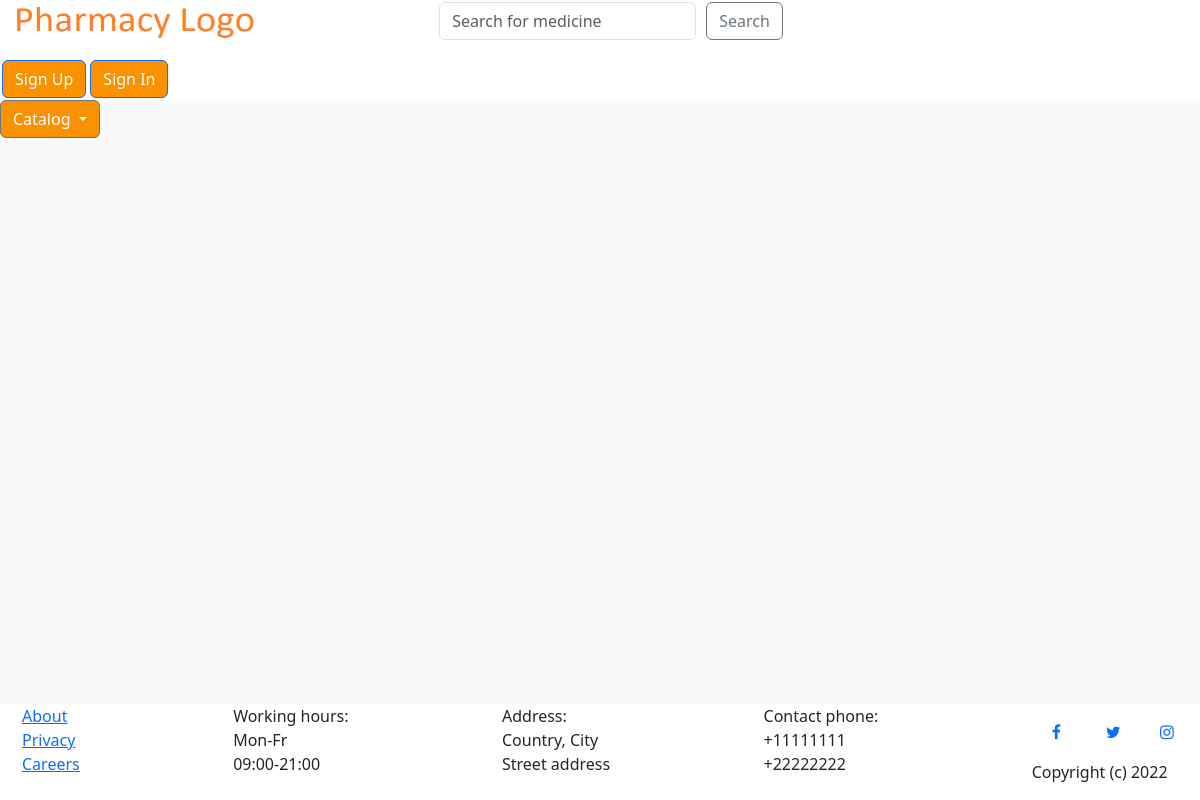
The app's page /shop/shop-eye-glasses, older data.
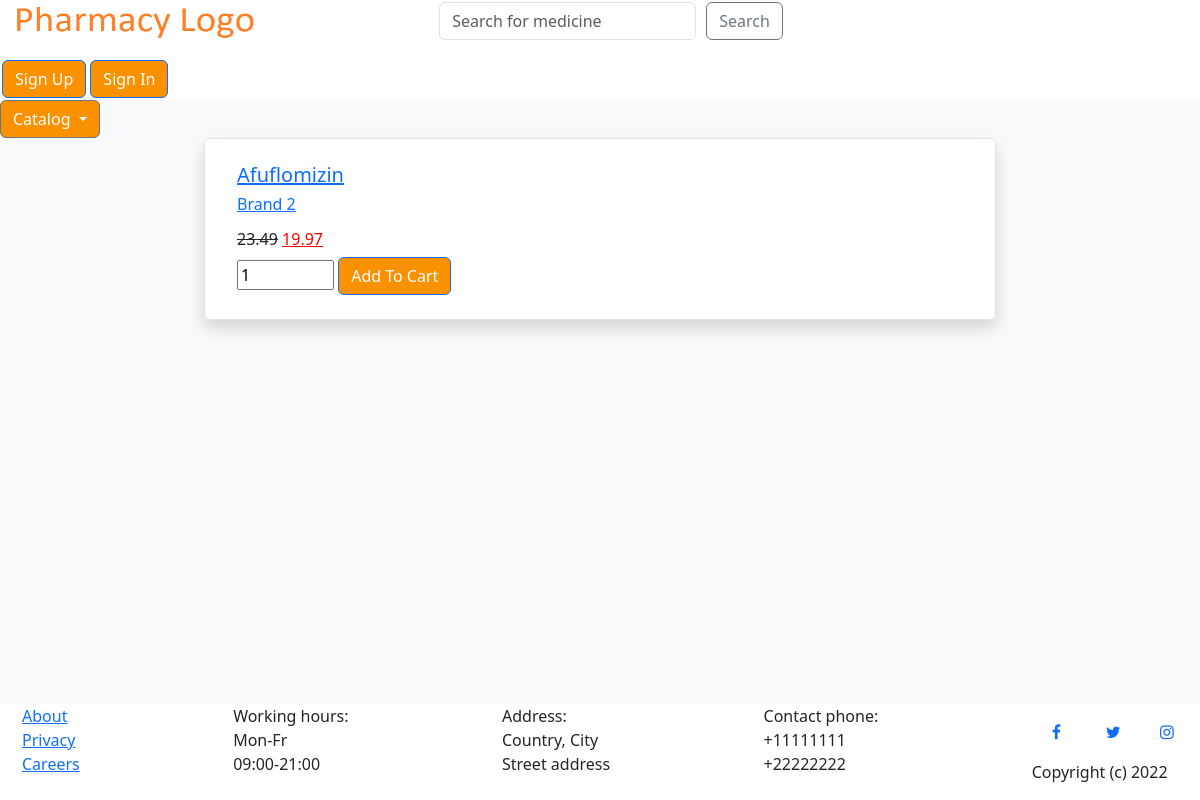
The same page, newer data.
### products/models.py (models this page shows, shortened)
class Product(models.Model):
    id = models.AutoField(primary_key=True)
    title = models.CharField(max_length=100)
    description = models.TextField()
    price = models.DecimalField(max_digits=6, decimal_places=2)
    discount_percent = models.IntegerField(default=0, validators=PERCENTAGE_VALIDATOR, blank=True)
    discounted_price = models.DecimalField(max_digits=6, decimal_places=2, blank=True)
    picture = models.ImageField(blank=True, upload_to=product_image_dir)
    number_in_stock = models.IntegerField(default=0)
    category = models.CharField(max_length=100, choices=product_categories, default='flu')
    brand = models.CharField(max_length=100, choices=brands, default='choose_brand')

### shop/views.py (the view)
# urls.py: path('shop-eye-glasses', ShopEyeGlassesView.as_view(), name='shop-eye-glasses'),
class ShopEyeGlassesView(ListView):
    model = Product
    template_name = 'shop/shop-eye-glasses.html'
    context_object_name = 'products'
    ordering = ['title']
    paginate_by = 2
    def get_queryset(self, **kwargs):
        query = super().get_queryset(**kwargs)
        return query.filter(category='eye_glasses')

### shop/templates/shop/shop-eye-glasses.html (shortened to what this page needs)
{% extends "shop/shop-home.html" %}
{% block title %}
<head>
</head>
{% endblock %}

### shop/templates/shop/shop-home.html (shortened to what this page needs)
{% extends "shop/shop-base.html" %}
{% block title %}
{% load static %}
{% endblock %}
{% block content %}
<body>
  {% for product in products %}
  <div class="row">
      <div class="col-lg-8 mx-auto">
          <ul class="list-group shadow">
              <li class="list-group-item">
                  <div class="media align-items-lg-center flex-column flex-lg-row p-3">
                      <div class="media-body order-2 order-lg-1">
                        <h5><a class="mr-2" href="{% url 'product-detail' product.id %}">{{product.title}}</a></h5>
                          {% if product.get_brand_display != '' %}
                            <h6><a class="mr-2" href="{% url 'shop-brand' product.brand %}">{{product.get_brand_display}}</a></h6>
                          {% else %}
                            <br>
                          {% endif %}
                          <div class="d-flex align-items-center justify-content-between mt-1">
                              <h6 class="font-weight-bold my-2">
                                {% if product.price > product.discounted_price %}
                                  <del>{{product.price}}</del>
                                  <ins style="color:red">{{product.discounted_price}}</ins>
                                {% else %}
                                    {{product.price}}
                                {% endif %}
                              </h6>
                          </div>
                      </div>
                      {% if product.number_in_stock == 0 %}
                        <p>Out of stock</p>
                      {% else %}
                        <input type="number" step="1" min="0" max="{{product.number_in_stock}}" value="1" name="medicine_qty" class="quantity-field" id="product{{product.id}}-quantity">
                        <button data-product={{product.id}} data-action="add" class="btn btn-outline-primary add-btn update-cart">Add To Cart</button>
                      {% endif %}
                  </div>
              </li>
          </ul>
      </div>
  </div>
  {% endfor %}
</body>
{% endblock %}

Row changes from the older to the newer data that the page shows:
added Product: title "Afuflomizin", brand "Brand 2", price "23.49", discounted_price "19.97"
